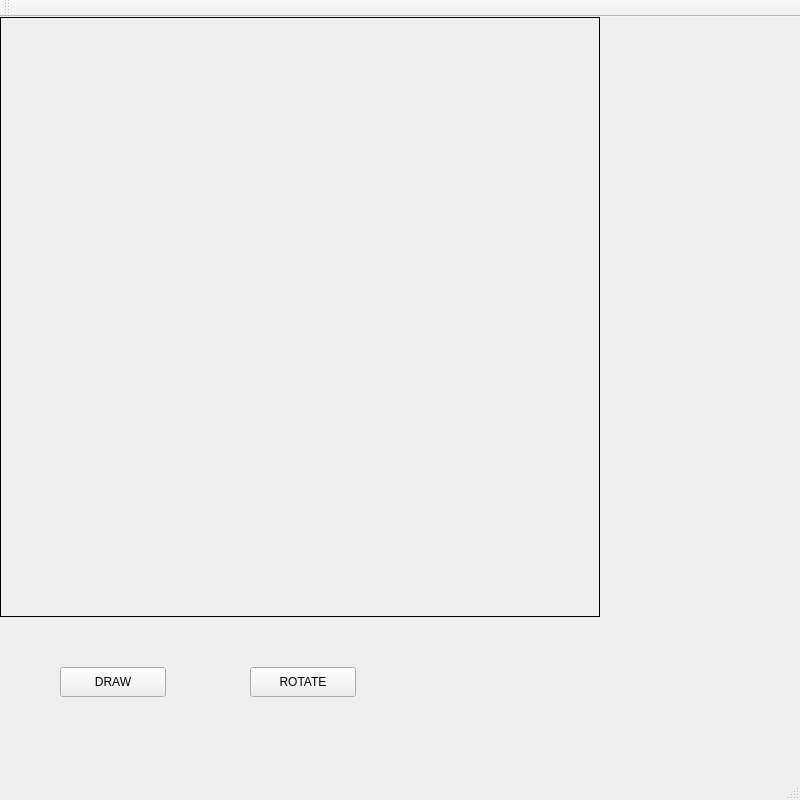
<?xml version="1.0" encoding="UTF-8"?>
<ui version="4.0">
 <class>MainWindow</class>
 <widget class="QMainWindow" name="MainWindow">
  <property name="geometry">
   <rect>
    <x>0</x>
    <y>0</y>
    <width>800</width>
    <height>800</height>
   </rect>
  </property>
  <property name="windowTitle">
   <string>MainWindow</string>
  </property>
  <widget class="QWidget" name="centralWidget">
   <widget class="QLabel" name="label">
    <property name="geometry">
     <rect>
      <x>0</x>
      <y>0</y>
      <width>600</width>
      <height>600</height>
     </rect>
    </property>
    <property name="frameShape">
     <enum>QFrame::Box</enum>
    </property>
    <property name="text">
     <string/>
    </property>
   </widget>
   <widget class="QPushButton" name="pushButton">
    <property name="geometry">
     <rect>
      <x>60</x>
      <y>650</y>
      <width>106</width>
      <height>30</height>
     </rect>
    </property>
    <property name="text">
     <string>DRAW</string>
    </property>
   </widget>
   <widget class="QPushButton" name="pushButton_2">
    <property name="geometry">
     <rect>
      <x>250</x>
      <y>650</y>
      <width>106</width>
      <height>30</height>
     </rect>
    </property>
    <property name="text">
     <string>ROTATE</string>
    </property>
   </widget>
  </widget>
  <widget class="QMenuBar" name="menuBar">
   <property name="geometry">
    <rect>
     <x>0</x>
     <y>0</y>
     <width>800</width>
     <height>26</height>
    </rect>
   </property>
  </widget>
  <widget class="QToolBar" name="mainToolBar">
   <attribute name="toolBarArea">
    <enum>TopToolBarArea</enum>
   </attribute>
   <attribute name="toolBarBreak">
    <bool>false</bool>
   </attribute>
  </widget>
  <widget class="QStatusBar" name="statusBar"/>
 </widget>
 <layoutdefault spacing="6" margin="11"/>
 <resources/>
 <connections/>
</ui>
